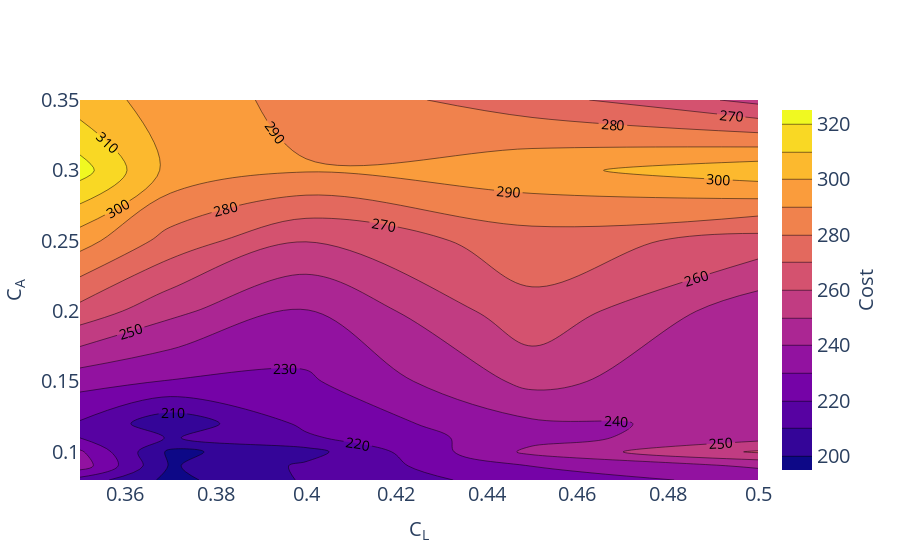

The notebook cell saved with this chart:
### Code cell
fs = 20
contour_set = dict(showlabels= True, labelfont=dict(size=14, color='black'))
colorbar_set = dict(title='Cost', titleside='right', titlefont=dict(size=fs), tickfont=dict(size=fs))

fig = go.Figure(data=go.Contour(z=z, x=x, y=y, contours=contour_set, colorbar=colorbar_set, ncontours=20))
fig.update_xaxes(title='C<sub>L</sub>', titlefont=dict(size=fs), tickfont=dict(size=fs))
fig.update_yaxes(title='C<sub>A</sub>', titlefont=dict(size=fs), tickfont=dict(size=fs))
# fig.update_xaxes(title='N<sub>1</sub>', titlefont=dict(size=fs), tickfont=dict(size=fs))
# fig.update_yaxes(title='N<sub>2</sub>', titlefont=dict(size=fs), tickfont=dict(size=fs))
fig.show()
# py.toImage(fig, {format:'jpeg', height:500, width:1200})

### Figure 1 — Plotly figure (JSON) as saved in the notebook; plotly's stock layout.template omitted (floating-point values rounded to 4 significant figures)
{"data": [{"colorbar": {"tickfont": {"size": 20}, "title": {"font": {"size": 20}, "side": "right", "text": "Cost"}}, "contours": {"labelfont": {"color": "black", "size": 14}, "showlabels": true}, "ncontours": 20, "type": "contour", "x": [0.35, 0.35, 0.35, 0.35, 0.35, 0.35, 0.35, 0.4, 0.4, 0.4, 0.4, 0.4, 0.4, 0.45, 0.45, 0.45, 0.45, 0.45, 0.45, 0.5, 0.5, 0.5, 0.5, 0.5, 0.5, 0.37, 0.37, 0.37, 0.37, 0.37, 0.37, 0.37, 0.37, 0.37, 0.37, 0.37, 0.37, 0.37, 0.37, 0.37, 0.37, 0.37, 0.37, 0.37, 0.37, 0.37, 0.37, 0.37, 0.37, 0.37], "y": [0.09, 0.1, 0.15, 0.2, 0.25, 0.3, 0.35, 0.1, 0.15, 0.2, 0.25, 0.3, 0.35, 0.1, 0.15, 0.2, 0.25, 0.3, 0.35, 0.1, 0.15, 0.2, 0.25, 0.3, 0.35, 0.08, 0.09, 0.1, 0.11, 0.12, 0.08, 0.09, 0.1, 0.11, 0.12, 0.08, 0.09, 0.1, 0.11, 0.12, 0.08, 0.09, 0.1, 0.11, 0.12, 0.08, 0.09, 0.1, 0.11, 0.12], "z": [235.3, 231.5, 233.7, 266.5, 294.2, 324.4, 304.4, 206.3, 228.3, 238.6, 260.3, 290.7, 286.5, 242.5, 252.8, 267.1, 275.5, 297.0, 274.4, 261.2, 241.2, 243.6, 265.7, 306.4, 257.1, 211.9, 218.3, 217.1, 222.0, 213.9, 209.5, 207.5, 205.2, 222.4, 206.0, 207.7, 212.3, 213.7, 219.7, 209.8, 203.6, 204.6, 209.2, 210.6, 204.5, 197.0, 199.0, 197.9, 209.3, 203.1]}], "layout": {"xaxis": {"tickfont": {"size": 20}, "title": {"font": {"size": 20}, "text": "C<sub>L</sub>"}}, "yaxis": {"tickfont": {"size": 20}, "title": {"font": {"size": 20}, "text": "C<sub>A</sub>"}}}}
